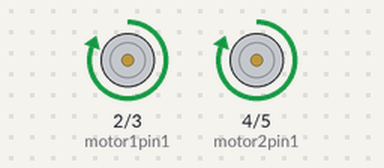
Bench run of a sketch on a simulated Arduino Uno, built with avr-gcc and run on an emulated ATmega328P. On the bench: motor-driver pin pairs drawn as motors (green arrow = first pin HIGH = forward, orange = second pin HIGH = backward, longer = more drive, scaled by the enable pin).

Above: at 0.5 s.
At 1.5 s:
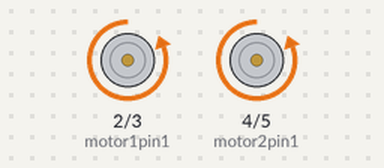
At 2.5 s:
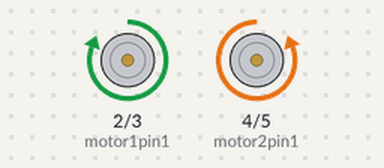
At 4.5 s:
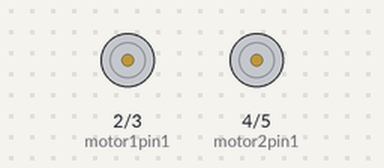
Timing chart, 0 to 6.5 s (numbered marks = the images above):
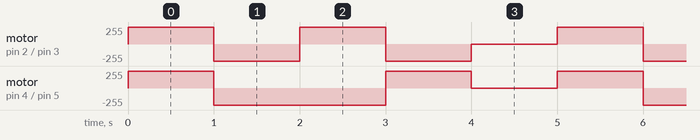

The sketch:

TT_motor_with_L298N.ino
```cpp
// code to drive l298n motor driver
// this script makes the driver go trhough the follow sequence: forward, backward, left, right and stop.

// Some notes:
// Mechanum wheel must be placed in a way that the rollers point inwards to the center of the object
// Full mechanum control requires 2 motor drivers to control the 4 motors independently
// In this scenario we work with only 1 motor driver, so we need to make decisions regarding the required movements
// For the SpatialiZurr, We need: forward, backward, left & right
// Therefore, we need to cross-wire out motors (left-back with right-front on control 1 & right-back with left-front on control 2)

// set-up:

// Motor 1: right-front & left-back are on unit 1 (speed controlled by enA) > IN1 & IN2 connected to digital 2 & 3
int motor1pin1 = 2;
int motor1pin2 = 3;
// Motor 2: left-front & right-back are on unit 2 (speed controlled by enB) > IN3 & IN4 connected to digital 4 & 5
int motor2pin1 = 4;
int motor2pin2 = 5;
// Speed controls are on digital 9 & digital 10
int enA = 9;
int enB = 10;

// Variables to control delay & speed
int delay_ms = 1000; // delay is milliseconds
int speed = 255; // 0 = off and 255 = max speed

void setup() {
  // set the motor control pins as output
  pinMode(motor1pin1, OUTPUT);
  pinMode(motor1pin2, OUTPUT);
  pinMode(motor2pin1, OUTPUT);
  pinMode(motor2pin2, OUTPUT);
  pinMode(enA, OUTPUT);
  pinMode(enB, OUTPUT);
}

void loop() {
  // control the speed of the motors
  analogWrite(enA, speed);
  analogWrite(enB, speed);

  // Go forward
  digitalWrite(motor1pin1, HIGH);
  digitalWrite(motor1pin2, LOW);

  digitalWrite(motor2pin1, HIGH);
  digitalWrite(motor2pin2, LOW);

  delay(delay_ms);

  // Go backward
  digitalWrite(motor1pin1, LOW);
  digitalWrite(motor1pin2, HIGH);

  digitalWrite(motor2pin1, LOW);
  digitalWrite(motor2pin2, HIGH);

  delay(delay_ms);

  // Go left
  digitalWrite(motor1pin1, HIGH);
  digitalWrite(motor1pin2, LOW);

  digitalWrite(motor2pin1, LOW);
  digitalWrite(motor2pin2, HIGH);

  delay(delay_ms);

  // Go right
  digitalWrite(motor1pin1, LOW);
  digitalWrite(motor1pin2, HIGH);

  digitalWrite(motor2pin1, HIGH);
  digitalWrite(motor2pin2, LOW);

  delay(delay_ms);

  // STOP
  digitalWrite(motor1pin1, LOW);
  digitalWrite(motor1pin2, LOW);

  digitalWrite(motor2pin1, LOW);
  digitalWrite(motor2pin2, LOW);
  delay(delay_ms);

}
```

Measured:
- by itself, motor on pin 4 (motor2pin1) / pin 5 (motor2pin2): repeats every 5.0 s: backward 255/255 2.0 s, forward 255/255 1.0 s, stopped 1.0 s, forward 255/255 1.0 s
- by itself, motor on pin 2 (motor1pin1) / pin 3 (motor1pin2): repeats every 5.0 s: backward 255/255 1.0 s, forward 255/255 1.0 s, backward 255/255 1.0 s, stopped 1.0 s, forward 255/255 1.0 s
